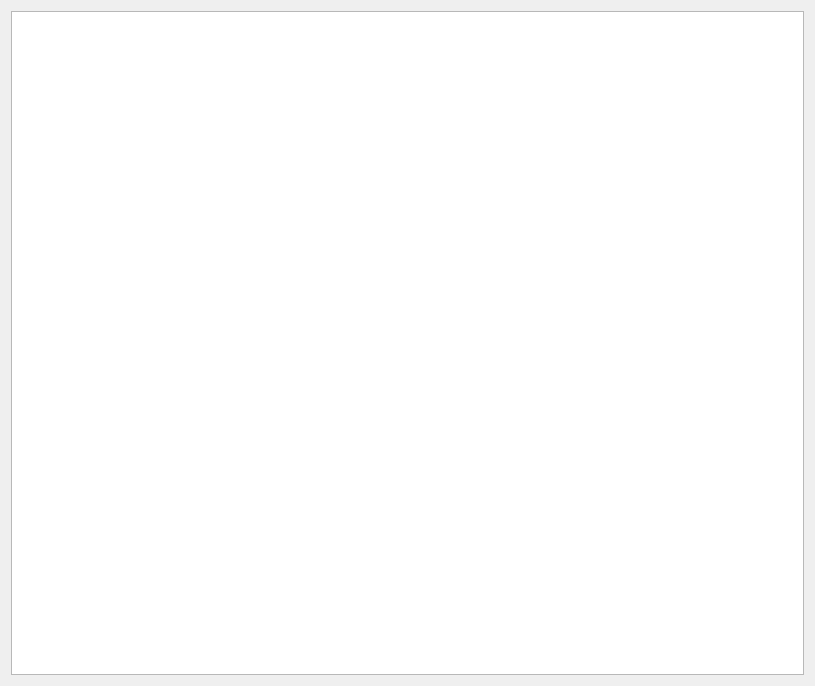
<?xml version="1.0" encoding="UTF-8"?>
<ui version="4.0">
 <class>Form</class>
 <widget class="QWidget" name="Form">
  <property name="geometry">
   <rect>
    <x>0</x>
    <y>0</y>
    <width>815</width>
    <height>686</height>
   </rect>
  </property>
  <property name="windowTitle">
   <string>Form</string>
  </property>
  <layout class="QGridLayout" name="gridLayout">
   <item row="0" column="0">
    <widget class="QTextBrowser" name="textBrowser"/>
   </item>
  </layout>
 </widget>
 <resources/>
 <connections/>
</ui>
